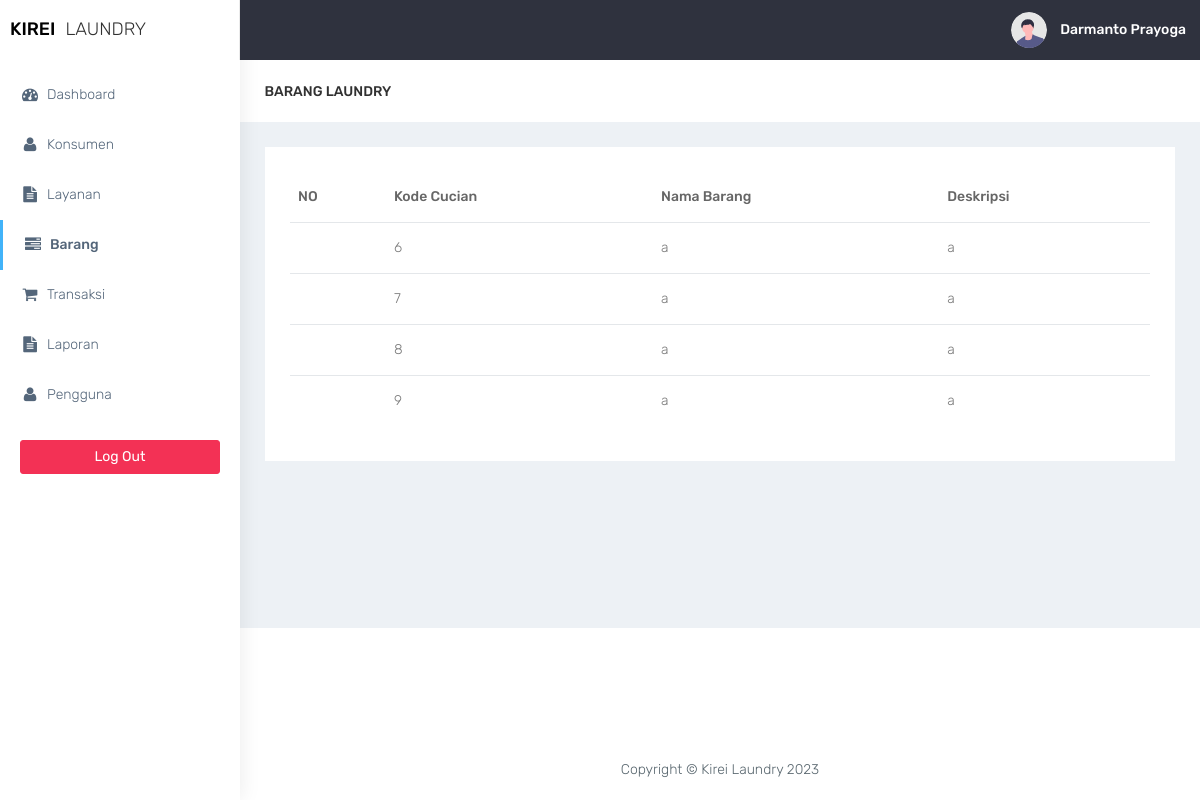
The app's page /barang/barang.php (signed in) with its own data.
### tables this page shows
CREATE TABLE `barang` (
  `kd_cucian` int(11) NOT NULL,
  `id_konsumen` int(11) NOT NULL,
  `nm_brg` text NOT NULL,
  `deskripsi` text NOT NULL
);

### barang/barang.php (the view, shortened to what this page needs)
<?php
$title = 'Barang';
require '../functions.php';
require '../layout/layout_header.php';
?>
<div class="container-fluid">
    <div class="row bg-title">
        <div class="col-lg-3 col-md-4 col-sm-4 col-xs-12">
            <h4 class="page-title">Barang Laundry</h4>
        </div>
    </div>
    <div class="row">
        <div class="col-md-12 col-lg-12 col-sm-12">
            <div class="white-box">
            <form method="post" action="">
                <?php
                            if($conn->connect_errno==0){
                            $sql="SELECT * FROM barang";
                            $res=$conn->query($sql);
                            if($res){
                ?>
                <div class="table-responsive">
                    <table class="table"  id="table">
                        <thead>
                            <tr>
                                <th>NO</th>
                                <th>Kode Cucian</th>
                                <th>Nama Barang</th>
                                <th>Deskripsi</th>
                            </tr>
                        </thead>
                        <tbody>
                              <?php
                                        $data = $res->fetch_all(MYSQLI_ASSOC);
                                        foreach($data as $row){
                            ?>
                            <tr>
                                <td></td>
                                <td><?= $row['kd_cucian']; ?></td>
                                <td><?= $row['nm_brg']; ?></td>
                                <td><?= $row['deskripsi']; ?></td>
                            </tr>
                              <?php
                                    }
                                ?>
                        </tbody>
                    </table>
                    <?php
                    }else
                    echo "Gagal Eksekusi SQL".(DEVELOPMENT?" : ".$conn->error:"")."<br>";
                    }
                    else
                    echo "Gagal koneksi".(DEVELOPMENT?" : ".$conn->connect_error:"")."<br>";
                    ?>
                </div>
            </div>
        </div>
    </div>
</div>
<?php
require '../layout/layout_footer.php';
?>

### layout/layout_header.php (shortened to what this page needs)
<!DOCTYPE html>
<html lang="en">
<head>
    <link href="../assets/bootstrap/dist/css/bootstrap.min.css" rel="stylesheet">
    <link href="../assets/plugins/bower_components/sidebar-nav/dist/sidebar-nav.min.css" rel="stylesheet">
    <link href="../assets/plugins/bower_components/toast-master/css/jquery.toast.css" rel="stylesheet">
    <link href="../assets/plugins/bower_components/morrisjs/morris.css" rel="stylesheet">
    <link href="../assets/plugins/bower_components/chartist-js/dist/chartist.min.css" rel="stylesheet">
    <link href="../assets/plugins/bower_components/chartist-plugin-tooltip-master/dist/chartist-plugin-tooltip.css" rel="stylesheet">
    <link href="../assets/css/animate.css" rel="stylesheet">
    <link href="../assets/css/style.css" rel="stylesheet">
    <link href="../assets/css/colors/default.css" id="theme" rel="stylesheet">
    <link rel="stylesheet" type="text/css" href="../assets/DataTables/Buttons-1.6.1/css/buttons.dataTables.min.css" />
    <link rel="stylesheet" type="text/css" href="../assets/DataTables/datatables.min.css" />
</head>
<body class="fix-header">
    <div id="wrapper">
        <nav class="navbar navbar-default navbar-static-top m-b-0">
            <div class="navbar-header">
                <div class="top-left-part">
                    <a class="logo" href="index.php">
                        <b style="color:black">
                            kirei
                        </b>
                        <span class="hidden-xs text-dark">
                            laundry
                        </span>
                    </a>
                </div>
                <ul class="nav navbar-top-links navbar-right pull-right">
                    <li>
                        <a class="profile-pic" href="#"> <img src="../assets/images/avatar.svg" alt="user-img" width="36" class="img-circle">
                            <b class="hidden-xs"><?= $_SESSION['nm_pengguna']; ?></b></a>
                    </li>
                </ul>
            </div>
        </nav>
        <div class="navbar-default sidebar" role="navigation">
            <div class="sidebar-nav slimscrollsidebar">
                <div class="sidebar-head">
                    <h3><span class="fa-fw open-close"><i class="ti-close ti-menu"></i></span> <span class="hide-menu">Navigation</span></h3>
                </div>
                <ul class="nav" id="side-menu">
                    <li style="padding: 70px 0 0;">
                        <a href="../pemilik/index.php" class="waves-effect
                            <?php if ($title == 'Dashboard') {
                                echo 'active';
                            } ?>">
                            <i class="fa fa-tachometer fa-fw" aria-hidden="true"></i>Dashboard
                        </a>
                        <a href="../konsumen/konsumen-laundry.php" class="waves-effect
                            <?php if ($title == 'Konsumen') {
                                echo 'active';
                            } ?>">
                            <i class="fa fa-user fa-fw" aria-hidden="true"></i>Konsumen
                        </a>
                        <a href="../layanan/layanan.php" class="waves-effect
                            <?php if ($title == 'Layanan') {
                                echo 'active';
                            } ?>">
                            <i class="fa fa-file-text fa-fw" aria-hidden="true"></i>Layanan
                        </a>
                        <a href="../barang/barang.php" class="waves-effect
                            <?php if ($title == 'Barang') {
                                echo 'active';
                            } ?>">
                            <i class="fa fa-tasks fa-fw" aria-hidden="true"></i>Barang
                        </a>
                        <a href="../transaksi/transaksi.php" class="waves-effect
                            <?php if ($title == 'Transaksi') {
                                echo 'active';
                            } ?>">
                            <i class="fa fa-shopping-cart fa-fw" aria-hidden="true"></i>Transaksi
                        </a>
                        <a href="../laporan/laporan.php" class="waves-effect
                            <?php if ($title == 'Laporan') {
                                echo 'active';
                            } ?>">
                            <i class="fa fa-file-text fa-fw" aria-hidden="true"></i>Laporan
                        </a>
                        <a href="../penjaga-laundry/penjaga-laundry.php" class="waves-effect
                            <?php if ($title == 'Penjaga-Laundry') {
                                echo 'active';
                            } ?>">
                            <i class="fa fa-user fa-fw" aria-hidden="true"></i>Pengguna
                        </a>
                    </li>
                </ul>
                <div class="center p-20">
                    <a href="logout.php" class="btn btn-danger btn-block waves-effect waves-light log-out">Log Out</a>
                </div>
            </div>
        </div>
        <div id="page-wrapper">

### layout/layout_footer.php (shortened to what this page needs)
<footer class="footer text-center">Copyright &copy; Kirei Laundry <?= date('Y'); ?></footer>
</div>
</div>
<link rel="stylesheet" type="text/css" href="../assets/DataTables/datatables.min.css" />
<link rel="stylesheet" type="text/css" href="../assets/DataTables/Buttons-1.6.1/css/buttons.dataTables.min.css" />
    <link rel="stylesheet" type="text/css" href="../assets/DataTables/Buttons-1.6.1/css/buttons.dataTables.min.css" />
</body>
</html>

### assets/css/colors/default.css (style rules this page uses)
body { background: #fff; }
.top-left-part { background: #fff; }
.navbar-header { background: #2f323e; }
.navbar-top-links > li > a { color: #ffffff; }
.sidebar .sidebar-head { background: #ffffff; }
.sidebar .sidebar-head h3 { color: #686868; }
.sidebar { background: #fff; box-shadow: 1px 0px 20px rgba(0, 0, 0, 0.08); }
#side-menu li a { color: #54667a; }
#side-menu li a { color: #54667a; border-left: 0px solid #fff; }
#side-menu > li > a { border-left: 3px solid transperant; }
#side-menu > li > a.active { background: transperant; color: #54667a; border-left: 3px solid #41b3f9; font-weight: 500; }

### records on screen
barang: kd_cucian "6", nm_brg "a", deskripsi "a"
barang: kd_cucian "7", nm_brg "a", deskripsi "a"
barang: kd_cucian "8", nm_brg "a", deskripsi "a"
barang: kd_cucian "9", nm_brg "a", deskripsi "a"

### other values on screen
$_SESSION['nm_pengguna'] "Darmanto Prayoga"
